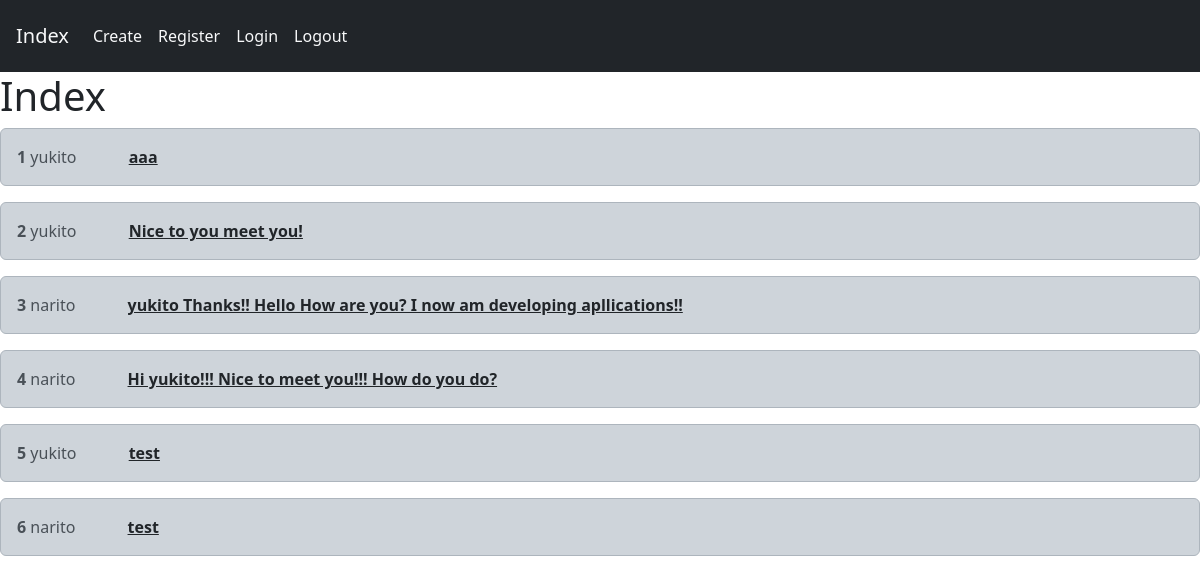
The page / on the database its author committed.
### core/models.py (models this page shows, shortened)
class Post(models.Model):
    user=models.ForeignKey(User,on_delete=models.CASCADE)
    text=models.TextField(max_length=300)

### core/views.py (the view)
# urls.py: path('',views.index,name='index'),
def index(request):
    posts=Post.objects.all()
    context={
        'posts': posts,
    }
    return render(request,'core/index.html',context)

### templates/core/index.html
{% extends 'base.html' %}
{% block content %}
<h1>Index</h1>
{% for p in posts %}
<div class="alert alert-dark" role="alert">
    <strong>{{p.id}}</strong>
    {{p.user}}
    <strong>
        <a href="{% url 'detail' p.id %}" class="text-dark p-5">{{p.text}}</a>
    </strong>
</div>
{% endfor %}
{% endblock content %}

### rows shown on the page
Post: id "1", user "yukito", text "aaa"
Post: id "2", user "yukito", text "Nice to you meet you!"
Post: id "3", user "narito", text "yukito Thanks!! Hello How are you? I now am developing apllications!!"
Post: id "4", user "narito", text "Hi yukito!!! Nice to meet you!!! How do you do?"
Post: id "5", user "yukito", text "test"
Post: id "6", user "narito", text "test"
